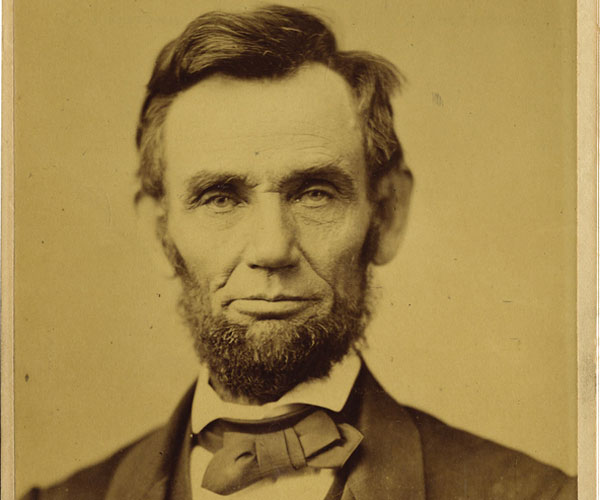
//> input picture abraham-lincoln.jpg, 600 x 500 px
$ ./linear_blend abraham-lincoln.jpg steve-jobs.jpg   (built with g++ and OpenCV 4)
//> lines starting //> are read from the running program, lines starting //| are printed output that depends on the picture
#include <iostream>

#include "opencv2/highgui.hpp"
#include "opencv2/imgcodecs.hpp"

using namespace std;
using namespace cv;

int main(int argc, char** argv) {
	Mat src;
	if (argc != 3) {
		cout << " enter two images, linear_blend img1 img2" << endl;
	}
	Mat im_1 = imread(argv[1], IMREAD_COLOR);
//> im_1 is the input picture: 500 rows x 600 cols, CV_8UC3; mean B, G, R 75.9, 132.7, 159.2
	Mat im_2 = imread(argv[2], IMREAD_COLOR);
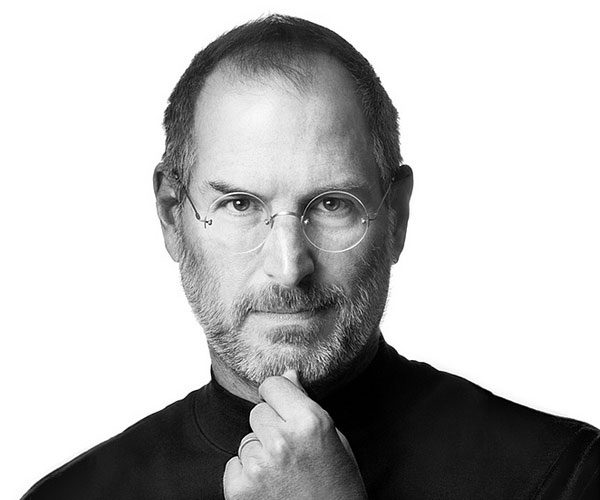
//> input picture steve-jobs.jpg, 600 x 500 px
//> im_2 is the input picture: 500 rows x 600 cols, CV_8UC3; min 0, max 255, mean 186.4
	addWeighted(im_1, 0.5, im_2, 0.5, 0.0, src);
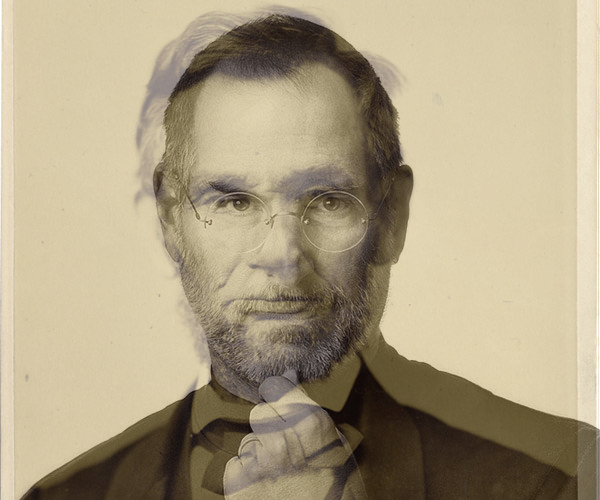
//> src: 500 rows x 600 cols, CV_8UC3; mean B, G, R 131.1, 159.6, 172.8
	imwrite("output.jpg", src);
	return 0;
}
